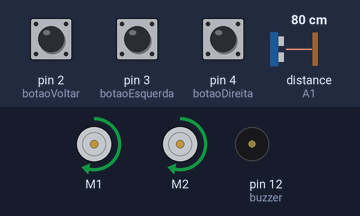
The sketch below on a simulated Arduino Uno, built with avr-gcc and run on an emulated ATmega328P. Shown: 2 × DC motor (green arrow = forward, orange = backward, longer = faster), buzzer (waves = sounding, pin HIGH). Wiring (inferred from the names in the program): ultrasonic range finder: trigger A0; echo A1. The inputs (shaded band) are chosen by the test bench; at power-on: distance to the obstacle (sensor on A1) 80 cm, pin 2 (botaoVoltar) LOW, pin 4 (botaoDireita) LOW, pin 3 (botaoEsquerda) LOW. The echo pulse lasts 58.3 µs per cm; pins used as bus, display or sensor lines are not drawn.

Above: at 1.2 s.
1.3 s: distance to the obstacle (sensor on A1) set to 22 cm
2.8 s: distance to the obstacle (sensor on A1) set to 18 cm
At 3.1 s:
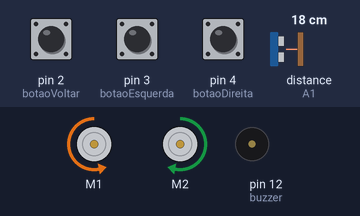
4.3 s: pin 2 (botaoVoltar) pulled HIGH for 0.15 s
At 4.8 s:
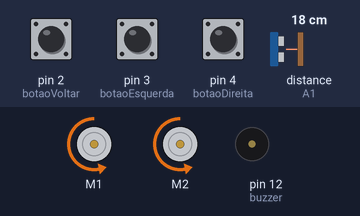
6.4 s: pin 4 (botaoDireita) pulled HIGH for 0.15 s
At 6.71 s:
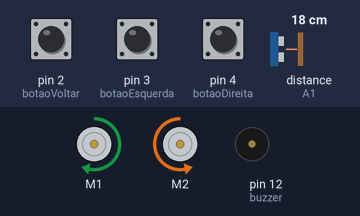
8.4 s: distance to the obstacle (sensor on A1) set to 12 cm
9.9 s: distance to the obstacle (sensor on A1) set to 9 cm
At 10.7 s:
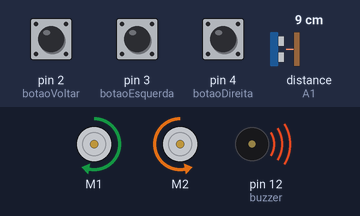
Timing chart, 0 to 12.9 s (numbered marks = the images above; inputs shaded):
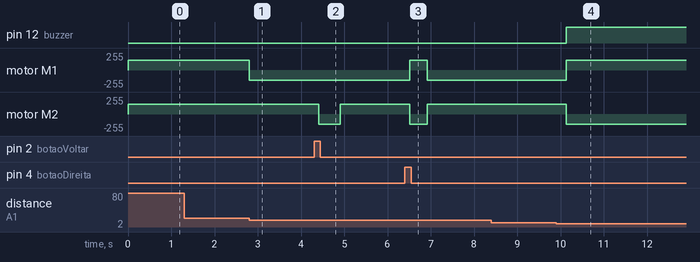

Measured:
- the behaviour switches between 21 and 20 cm on distance to the obstacle (sensor on A1) (found by bisection; images 0 and 1)
- the behaviour switches between 11 and 10 cm on distance to the obstacle (sensor on A1) (found by bisection; images 3 and 4)
- after the input at 1.3 s, every drawn part: stays the same
- after the input at 2.8 s, motor M1: forward 150/255 → backward 150/255 at once
- after the input at 4.3 s, motor M2: forward 150/255 → backward 150/255 after 0.11 s, → forward 150/255 0.50 s later
- after the input at 6.4 s, motor M1: backward 150/255 → forward 150/255 after 0.11 s, → backward 150/255 0.40 s later; motor M2: forward 150/255 → backward 150/255 after 0.11 s, → forward 150/255 0.40 s later
- after the input at 8.4 s, every drawn part: stays the same
- after the input at 9.9 s, pin 12 (buzzer): LOW → HIGH after 0.23 s; motor M1: backward 150/255 → forward 150/255 after 0.23 s; motor M2: forward 150/255 → backward 150/255 after 0.23 s

The sketch:

sketch_jun7a.ino
```cpp
#include <AFMotor.h>
#define trig A0
#define echo A1
#define buzzer 12

#define botaoVoltar 2
#define botaoEsquerda 3
#define botaoDireita 4

AF_DCMotor motor1(1);
AF_DCMotor motor2(2);

void setup() {
  pinMode(trig, OUTPUT);
  pinMode(echo, INPUT);
  pinMode(buzzer, OUTPUT);
  pinMode(botaoVoltar, INPUT);
  pinMode(botaoEsquerda, INPUT);
  pinMode(botaoDireita, INPUT);

  motor1.setSpeed(150);
  motor2.setSpeed(150);
}

void loop() {
  if (digitalRead(botaoVoltar) == HIGH) {
    voltar();
    return;
  }
  if (digitalRead(botaoEsquerda) == HIGH) {
    virarEsquerda();
    return;
  }
  if (digitalRead(botaoDireita) == HIGH) {
    virarDireita();
    return;
  }

  long distancia = medirDistancia();

  if (distancia < 10) {
    digitalWrite(buzzer, HIGH);
    virarDireita(); // ou esquerda, tanto faz
    delay(400);
    digitalWrite(buzzer, LOW);
  } else if (distancia < 20) {
    virarEsquerda();
  } else {
    frente();
  }
}

long medirDistancia() {
  digitalWrite(trig, LOW);
  delayMicroseconds(2);
  digitalWrite(trig, HIGH);
  delayMicroseconds(10);
  digitalWrite(trig, LOW);
  long tempo = pulseIn(echo, HIGH);
  long distancia = tempo * 0.034 / 2;
  return distancia;
}

void frente() {
  motor1.setSpeed(150);
  motor2.setSpeed(150);
  motor1.run(FORWARD);
  motor2.run(FORWARD);
}

void voltar() {
  motor1.run(BACKWARD);
  motor2.run(BACKWARD);
  delay(500);
}

void virarDireita() {
  motor1.run(FORWARD);
  motor2.run(BACKWARD);
  delay(400);
}

void virarEsquerda() {
  motor1.run(BACKWARD);
  motor2.run(FORWARD);
  delay(400);
}
```
